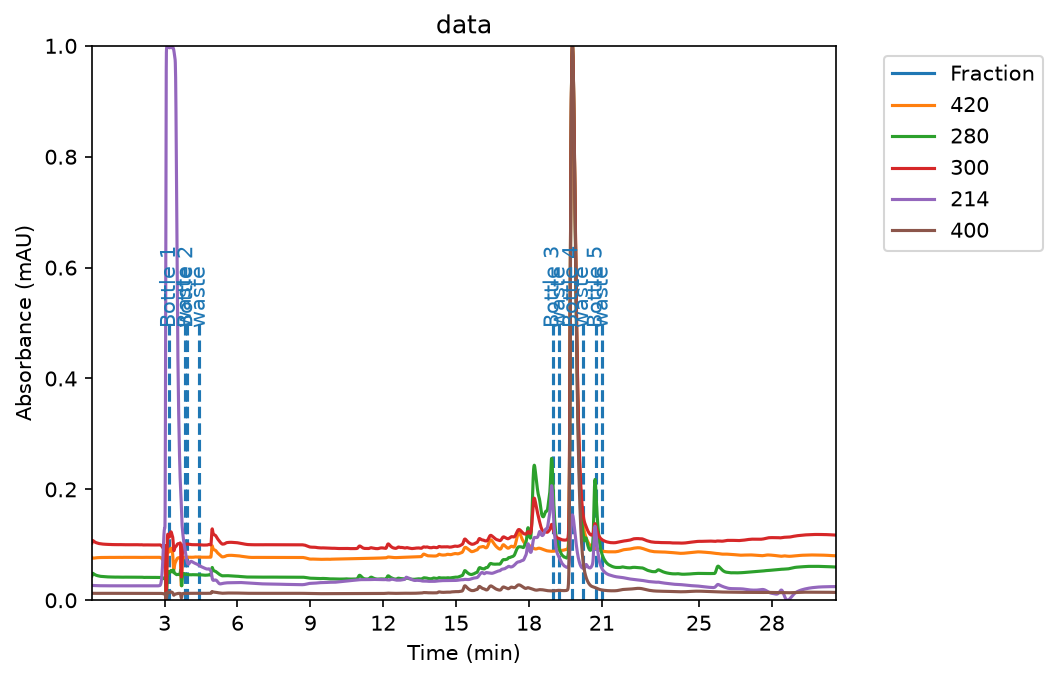

Write the Python code that produced this figure.
"""
ChemStation HPLC 数据示例
==========================

从 Agilent ChemStation 导出的 HPLC 色谱数据，包含多个波长 (214, 280, 300,
400, 420 nm) 的 UV 吸光度信号以及 Fraction 信号。

使用方法::

    python examples/chemstation_hplc/example.py
"""

import os

from instrumental_data_analyzer.instruments.Agilent.chemstation_processor import (
    ChemStChrom,
)

if __name__ == "__main__":
    # 数据目录相对此脚本
    data_dir = os.path.join(os.path.dirname(__file__), "data")

    chrom = ChemStChrom.from_exported_directory(data_dir)

    # 查看可用的信号通道
    print("可用信号:", chrom.signal_names)

    chrom.set_default_annotations()
    fig, ax = chrom.plot(mode=1)

    output_path = os.path.join(os.path.dirname(__file__), "example.png")
    fig.savefig(output_path, dpi=150, bbox_inches="tight")
    print(f"已保存: {output_path}")
